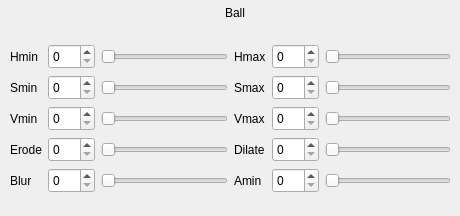
        <widget class="QWidget" name="pageVisionHSVCalibrationBall">
         <widget class="QWidget" name="layoutWidget_10">
          <property name="geometry">
           <rect>
            <x>10</x>
            <y>30</y>
            <width>441</width>
            <height>177</height>
           </rect>
          </property>
          <layout class="QGridLayout" name="gridLayoutVisionHSVCalibrationBall">
           <item row="0" column="0">
            <layout class="QGridLayout" name="gridLayoutVisionHSVCalibrationBall_2">
             <item row="0" column="0">
              <widget class="QLabel" name="labelVisionHSVCalibrationBallHmin">
               <property name="minimumSize">
                <size>
                 <width>0</width>
                 <height>25</height>
                </size>
               </property>
               <property name="maximumSize">
                <size>
                 <width>16777215</width>
                 <height>25</height>
                </size>
               </property>
               <property name="text">
                <string>Hmin</string>
               </property>
              </widget>
             </item>
             <item row="0" column="1">
              <widget class="QSpinBox" name="spinBoxVisionHSVCalibrationBallHmin">
               <property name="minimumSize">
                <size>
                 <width>0</width>
                 <height>25</height>
                </size>
               </property>
               <property name="maximumSize">
                <size>
                 <width>16777215</width>
                 <height>25</height>
                </size>
               </property>
               <property name="readOnly">
                <bool>false</bool>
               </property>
               <property name="minimum">
                <number>0</number>
               </property>
               <property name="maximum">
                <number>255</number>
               </property>
               <property name="value">
                <number>0</number>
               </property>
              </widget>
             </item>
             <item row="0" column="2">
              <widget class="QSlider" name="horizontalSliderVisionHSVCalibrationBallHmin">
               <property name="minimumSize">
                <size>
                 <width>0</width>
                 <height>25</height>
                </size>
               </property>
               <property name="maximumSize">
                <size>
                 <width>16777215</width>
                 <height>25</height>
                </size>
               </property>
               <property name="minimum">
                <number>0</number>
               </property>
               <property name="maximum">
                <number>255</number>
               </property>
               <property name="tracking">
                <bool>true</bool>
               </property>
               <property name="orientation">
                <enum>Qt::Horizontal</enum>
               </property>
               <property name="invertedAppearance">
                <bool>false</bool>
               </property>
              </widget>
             </item>
             <item row="1" column="0">
              <widget class="QLabel" name="labelVisionHSVCalibrationBallSmin">
               <property name="minimumSize">
                <size>
                 <width>0</width>
                 <height>25</height>
                </size>
               </property>
               <property name="maximumSize">
                <size>
                 <width>16777215</width>
                 <height>25</height>
                </size>
               </property>
               <property name="text">
                <string>Smin</string>
               </property>
              </widget>
             </item>
             <item row="1" column="1">
              <widget class="QSpinBox" name="spinBoxVisionHSVCalibrationBallSmin">
               <property name="minimumSize">
                <size>
                 <width>0</width>
                 <height>25</height>
                </size>
               </property>
               <property name="maximumSize">
                <size>
                 <width>16777215</width>
                 <height>25</height>
                </size>
               </property>
               <property name="readOnly">
                <bool>false</bool>
               </property>
               <property name="minimum">
                <number>0</number>
               </property>
               <property name="maximum">
                <number>255</number>
               </property>
               <property name="value">
                <number>0</number>
               </property>
              </widget>
             </item>
             <item row="1" column="2">
              <widget class="QSlider" name="horizontalSliderVisionHSVCalibrationBallSmin">
               <property name="minimumSize">
                <size>
                 <width>0</width>
                 <height>25</height>
                </size>
               </property>
               <property name="maximumSize">
                <size>
                 <width>16777215</width>
                 <height>25</height>
                </size>
               </property>
               <property name="minimum">
                <number>0</number>
               </property>
               <property name="maximum">
                <number>255</number>
               </property>
               <property name="tracking">
                <bool>true</bool>
               </property>
               <property name="orientation">
                <enum>Qt::Horizontal</enum>
               </property>
               <property name="invertedAppearance">
                <bool>false</bool>
               </property>
              </widget>
             </item>
             <item row="2" column="0">
              <widget class="QLabel" name="labelVisionHSVCalibrationBallVmin">
               <property name="minimumSize">
                <size>
                 <width>0</width>
                 <height>25</height>
                </size>
               </property>
               <property name="maximumSize">
                <size>
                 <width>16777215</width>
                 <height>25</height>
                </size>
               </property>
               <property name="text">
                <string>Vmin</string>
               </property>
              </widget>
             </item>
             <item row="2" column="1">
              <widget class="QSpinBox" name="spinBoxVisionHSVCalibrationBallVmin">
               <property name="minimumSize">
                <size>
                 <width>0</width>
                 <height>25</height>
                </size>
               </property>
               <property name="maximumSize">
                <size>
                 <width>16777215</width>
                 <height>25</height>
                </size>
               </property>
               <property name="readOnly">
                <bool>false</bool>
               </property>
               <property name="minimum">
                <number>0</number>
               </property>
               <property name="maximum">
                <number>255</number>
               </property>
               <property name="value">
                <number>0</number>
               </property>
              </widget>
             </item>
             <item row="2" column="2">
              <widget class="QSlider" name="horizontalSliderVisionHSVCalibrationBallVmin">
               <property name="minimumSize">
                <size>
                 <width>0</width>
                 <height>25</height>
                </size>
               </property>
               <property name="maximumSize">
                <size>
                 <width>16777215</width>
                 <height>25</height>
                </size>
               </property>
               <property name="minimum">
                <number>0</number>
               </property>
               <property name="maximum">
                <number>255</number>
               </property>
               <property name="tracking">
                <bool>true</bool>
               </property>
               <property name="orientation">
                <enum>Qt::Horizontal</enum>
               </property>
               <property name="invertedAppearance">
                <bool>false</bool>
               </property>
              </widget>
             </item>
             <item row="3" column="0">
              <widget class="QLabel" name="labelVisionHSVCalibrationBallErode">
               <property name="minimumSize">
                <size>
                 <width>0</width>
                 <height>25</height>
                </size>
               </property>
               <property name="maximumSize">
                <size>
                 <width>16777215</width>
                 <height>25</height>
                </size>
               </property>
               <property name="text">
                <string>Erode</string>
               </property>
              </widget>
             </item>
             <item row="3" column="1">
              <widget class="QSpinBox" name="spinBoxVisionHSVCalibrationBallErode">
               <property name="minimumSize">
                <size>
                 <width>0</width>
                 <height>25</height>
                </size>
               </property>
               <property name="maximumSize">
                <size>
                 <width>16777215</width>
                 <height>25</height>
                </size>
               </property>
               <property name="readOnly">
                <bool>false</bool>
               </property>
               <property name="minimum">
                <number>0</number>
               </property>
               <property name="maximum">
                <number>255</number>
               </property>
               <property name="value">
                <number>0</number>
               </property>
              </widget>
             </item>
             <item row="3" column="2">
              <widget class="QSlider" name="horizontalSliderVisionHSVCalibrationBallErode">
               <property name="minimumSize">
                <size>
                 <width>0</width>
                 <height>25</height>
                </size>
               </property>
               <property name="maximumSize">
                <size>
                 <width>16777215</width>
                 <height>25</height>
                </size>
               </property>
               <property name="minimum">
                <number>0</number>
               </property>
               <property name="maximum">
                <number>255</number>
               </property>
               <property name="tracking">
                <bool>true</bool>
               </property>
               <property name="orientation">
                <enum>Qt::Horizontal</enum>
               </property>
               <property name="invertedAppearance">
                <bool>false</bool>
               </property>
              </widget>
             </item>
             <item row="4" column="0">
              <widget class="QLabel" name="labelVisionHSVCalibrationBallBlur">
               <property name="minimumSize">
                <size>
                 <width>0</width>
                 <height>25</height>
                </size>
               </property>
               <property name="maximumSize">
                <size>
                 <width>16777215</width>
                 <height>25</height>
                </size>
               </property>
               <property name="text">
                <string>Blur</string>
               </property>
              </widget>
             </item>
             <item row="4" column="1">
              <widget class="QSpinBox" name="spinBoxVisionHSVCalibrationBallBlur">
               <property name="minimumSize">
                <size>
                 <width>0</width>
                 <height>25</height>
                </size>
               </property>
               <property name="maximumSize">
                <size>
                 <width>16777215</width>
                 <height>25</height>
                </size>
               </property>
               <property name="readOnly">
                <bool>false</bool>
               </property>
               <property name="minimum">
                <number>0</number>
               </property>
               <property name="maximum">
                <number>255</number>
               </property>
               <property name="value">
                <number>0</number>
               </property>
              </widget>
             </item>
             <item row="4" column="2">
              <widget class="QSlider" name="horizontalSliderVisionHSVCalibrationBallBlur">
               <property name="minimumSize">
                <size>
                 <width>0</width>
                 <height>25</height>
                </size>
               </property>
               <property name="maximumSize">
                <size>
                 <width>16777215</width>
                 <height>25</height>
                </size>
               </property>
               <property name="minimum">
                <number>0</number>
               </property>
               <property name="maximum">
                <number>255</number>
               </property>
               <property name="tracking">
                <bool>true</bool>
               </property>
               <property name="orientation">
                <enum>Qt::Horizontal</enum>
               </property>
               <property name="invertedAppearance">
                <bool>false</bool>
               </property>
              </widget>
             </item>
            </layout>
           </item>
           <item row="0" column="1">
            <layout class="QGridLayout" name="gridLayoutVisionHSVCalibrationBall_3">
             <item row="0" column="0">
              <widget class="QLabel" name="labelVisionHSVCalibrationBallHmax">
               <property name="minimumSize">
                <size>
                 <width>0</width>
                 <height>25</height>
                </size>
               </property>
               <property name="maximumSize">
                <size>
                 <width>16777215</width>
                 <height>25</height>
                </size>
               </property>
               <property name="text">
                <string>Hmax</string>
               </property>
              </widget>
             </item>
             <item row="0" column="1">
              <widget class="QSpinBox" name="spinBoxVisionHSVCalibrationBallHmax">
               <property name="minimumSize">
                <size>
                 <width>0</width>
                 <height>25</height>
                </size>
               </property>
               <property name="maximumSize">
                <size>
                 <width>16777215</width>
                 <height>25</height>
                </size>
               </property>
               <property name="readOnly">
                <bool>false</bool>
               </property>
               <property name="minimum">
                <number>0</number>
               </property>
               <property name="maximum">
                <number>255</number>
               </property>
               <property name="value">
                <number>0</number>
               </property>
              </widget>
             </item>
             <item row="0" column="2">
              <widget class="QSlider" name="horizontalSliderVisionHSVCalibrationBallHmax">
               <property name="minimumSize">
                <size>
                 <width>0</width>
                 <height>25</height>
                </size>
               </property>
               <property name="maximumSize">
                <size>
                 <width>16777215</width>
                 <height>25</height>
                </size>
               </property>
               <property name="minimum">
                <number>0</number>
               </property>
               <property name="maximum">
                <number>255</number>
               </property>
               <property name="tracking">
                <bool>true</bool>
               </property>
               <property name="orientation">
                <enum>Qt::Horizontal</enum>
               </property>
               <property name="invertedAppearance">
                <bool>false</bool>
               </property>
              </widget>
             </item>
             <item row="1" column="0">
              <widget class="QLabel" name="labelVisionHSVCalibrationBallSmax">
               <property name="minimumSize">
                <size>
                 <width>0</width>
                 <height>25</height>
                </size>
               </property>
               <property name="maximumSize">
                <size>
                 <width>16777215</width>
                 <height>25</height>
                </size>
               </property>
               <property name="text">
                <string>Smax</string>
               </property>
              </widget>
             </item>
             <item row="1" column="1">
              <widget class="QSpinBox" name="spinBoxVisionHSVCalibrationBallSmax">
               <property name="minimumSize">
                <size>
                 <width>0</width>
                 <height>25</height>
                </size>
               </property>
               <property name="maximumSize">
                <size>
                 <width>16777215</width>
                 <height>25</height>
                </size>
               </property>
               <property name="readOnly">
                <bool>false</bool>
               </property>
               <property name="minimum">
                <number>0</number>
               </property>
               <property name="maximum">
                <number>255</number>
               </property>
               <property name="value">
                <number>0</number>
               </property>
              </widget>
             </item>
             <item row="1" column="2">
              <widget class="QSlider" name="horizontalSliderVisionHSVCalibrationBallSmax">
               <property name="minimumSize">
                <size>
                 <width>0</width>
                 <height>25</height>
                </size>
               </property>
               <property name="maximumSize">
                <size>
                 <width>16777215</width>
                 <height>25</height>
                </size>
               </property>
               <property name="minimum">
                <number>0</number>
               </property>
               <property name="maximum">
                <number>255</number>
               </property>
               <property name="tracking">
                <bool>true</bool>
               </property>
               <property name="orientation">
                <enum>Qt::Horizontal</enum>
               </property>
               <property name="invertedAppearance">
                <bool>false</bool>
               </property>
              </widget>
             </item>
             <item row="2" column="0">
              <widget class="QLabel" name="labelVisionHSVCalibrationBallVmax">
               <property name="minimumSize">
                <size>
                 <width>0</width>
                 <height>25</height>
                </size>
               </property>
               <property name="maximumSize">
                <size>
                 <width>16777215</width>
                 <height>25</height>
                </size>
               </property>
               <property name="text">
                <string>Vmax</string>
               </property>
              </widget>
             </item>
             <item row="2" column="1">
              <widget class="QSpinBox" name="spinBoxVisionHSVCalibrationBallVmax">
               <property name="minimumSize">
                <size>
                 <width>0</width>
                 <height>25</height>
                </size>
               </property>
               <property name="maximumSize">
                <size>
                 <width>16777215</width>
                 <height>25</height>
                </size>
               </property>
               <property name="readOnly">
                <bool>false</bool>
               </property>
               <property name="minimum">
                <number>0</number>
               </property>
               <property name="maximum">
                <number>255</number>
               </property>
               <property name="value">
                <number>0</number>
               </property>
              </widget>
             </item>
             <item row="2" column="2">
              <widget class="QSlider" name="horizontalSliderVisionHSVCalibrationBallVmax">
               <property name="minimumSize">
                <size>
                 <width>0</width>
                 <height>25</height>
                </size>
               </property>
               <property name="maximumSize">
                <size>
                 <width>16777215</width>
                 <height>25</height>
                </size>
               </property>
               <property name="minimum">
                <number>0</number>
               </property>
               <property name="maximum">
                <number>255</number>
               </property>
               <property name="tracking">
                <bool>true</bool>
               </property>
               <property name="orientation">
                <enum>Qt::Horizontal</enum>
               </property>
               <property name="invertedAppearance">
                <bool>false</bool>
               </property>
              </widget>
             </item>
             <item row="3" column="0">
              <widget class="QLabel" name="labelVisionHSVCalibrationBallDilate">
               <property name="minimumSize">
                <size>
                 <width>0</width>
                 <height>25</height>
                </size>
               </property>
               <property name="maximumSize">
                <size>
                 <width>16777215</width>
                 <height>25</height>
                </size>
               </property>
               <property name="text">
                <string>Dilate</string>
               </property>
              </widget>
             </item>
             <item row="3" column="1">
              <widget class="QSpinBox" name="spinBoxVisionHSVCalibrationBallDilate">
               <property name="minimumSize">
                <size>
                 <width>0</width>
                 <height>25</height>
                </size>
               </property>
               <property name="maximumSize">
                <size>
                 <width>16777215</width>
                 <height>25</height>
                </size>
               </property>
               <property name="readOnly">
                <bool>false</bool>
               </property>
               <property name="minimum">
                <number>0</number>
               </property>
               <property name="maximum">
                <number>255</number>
               </property>
               <property name="value">
                <number>0</number>
               </property>
              </widget>
             </item>
             <item row="3" column="2">
              <widget class="QSlider" name="horizontalSliderVisionHSVCalibrationBallDilate">
               <property name="minimumSize">
                <size>
                 <width>0</width>
                 <height>25</height>
                </size>
               </property>
               <property name="maximumSize">
                <size>
                 <width>16777215</width>
                 <height>25</height>
                </size>
               </property>
               <property name="minimum">
                <number>0</number>
               </property>
               <property name="maximum">
                <number>255</number>
               </property>
               <property name="tracking">
                <bool>true</bool>
               </property>
               <property name="orientation">
                <enum>Qt::Horizontal</enum>
               </property>
               <property name="invertedAppearance">
                <bool>false</bool>
               </property>
              </widget>
             </item>
             <item row="4" column="0">
              <widget class="QLabel" name="labelVisionHSVCalibrationBallAmin">
               <property name="minimumSize">
                <size>
                 <width>0</width>
                 <height>25</height>
                </size>
               </property>
               <property name="maximumSize">
                <size>
                 <width>16777215</width>
                 <height>25</height>
                </size>
               </property>
               <property name="text">
                <string>Amin</string>
               </property>
              </widget>
             </item>
             <item row="4" column="1">
              <widget class="QSpinBox" name="spinBoxVisionHSVCalibrationBallAmin">
               <property name="minimumSize">
                <size>
                 <width>0</width>
                 <height>25</height>
                </size>
               </property>
               <property name="maximumSize">
                <size>
                 <width>16777215</width>
                 <height>25</height>
                </size>
               </property>
               <property name="readOnly">
                <bool>false</bool>
               </property>
               <property name="minimum">
                <number>0</number>
               </property>
               <property name="maximum">
                <number>255</number>
               </property>
               <property name="value">
                <number>0</number>
               </property>
              </widget>
             </item>
             <item row="4" column="2">
              <widget class="QSlider" name="horizontalSliderVisionHSVCalibrationBallAmin">
               <property name="minimumSize">
                <size>
                 <width>0</width>
                 <height>25</height>
                </size>
               </property>
               <property name="maximumSize">
                <size>
                 <width>16777215</width>
                 <height>25</height>
                </size>
               </property>
               <property name="minimum">
                <number>0</number>
               </property>
               <property name="maximum">
                <number>255</number>
               </property>
               <property name="tracking">
                <bool>true</bool>
               </property>
               <property name="orientation">
                <enum>Qt::Horizontal</enum>
               </property>
               <property name="invertedAppearance">
                <bool>false</bool>
               </property>
              </widget>
             </item>
            </layout>
           </item>
          </layout>
         </widget>
         <widget class="QLabel" name="labelVisionHSVCalibrationBallBall">
          <property name="geometry">
           <rect>
            <x>210</x>
            <y>0</y>
            <width>50</width>
            <height>25</height>
           </rect>
          </property>
          <property name="minimumSize">
           <size>
            <width>50</width>
            <height>25</height>
           </size>
          </property>
          <property name="maximumSize">
           <size>
            <width>50</width>
            <height>25</height>
           </size>
          </property>
          <property name="text">
           <string>Ball</string>
          </property>
          <property name="alignment">
           <set>Qt::AlignCenter</set>
          </property>
         </widget>
        </widget>
